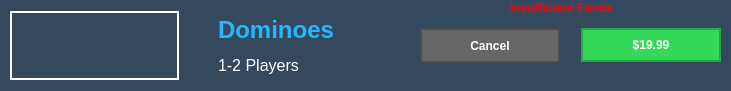
           <widget class="QGroupBox" name="groupBox_7">
            <property name="minimumSize">
             <size>
              <width>731</width>
              <height>91</height>
             </size>
            </property>
            <property name="styleSheet">
             <string notr="true">background-color:#34495e;
border:solid #FFFFFF 1px;</string>
            </property>
            <property name="title">
             <string/>
            </property>
            <widget class="QWidget" name="horizontalLayoutWidget_5">
             <property name="geometry">
              <rect>
               <x>10</x>
               <y>10</y>
               <width>711</width>
               <height>71</height>
              </rect>
             </property>
             <layout class="QHBoxLayout" name="horizontalLayout_5">
              <item>
               <widget class="QPushButton" name="pushButton_28">
                <property name="maximumSize">
                 <size>
                  <width>169</width>
                  <height>69</height>
                 </size>
                </property>
                <property name="focusPolicy">
                 <enum>Qt::NoFocus</enum>
                </property>
                <property name="styleSheet">
                 <string notr="true">QPushButton {
    border-style: solid;
    border-width: 2px;
    border-color: white;
}

QPushButton:hover
{
    border: 2px solid #26b7ff ;
}

QPushButton:pressed {
	color:white;
 }
</string>
                </property>
                <property name="text">
                 <string/>
                </property>
                <property name="icon">
                 <iconset resource="resources.qrc">
                  <normaloff>:/Assets/Activities/game5.jpg</normaloff>:/Assets/Activities/game5.jpg</iconset>
                </property>
                <property name="iconSize">
                 <size>
                  <width>165</width>
                  <height>69</height>
                 </size>
                </property>
                <property name="flat">
                 <bool>true</bool>
                </property>
               </widget>
              </item>
              <item>
               <widget class="QLabel" name="label_10">
                <property name="styleSheet">
                 <string notr="true">padding-right:10px;
padding-left:30px;</string>
                </property>
                <property name="text">
                 <string>&lt;html&gt;&lt;head/&gt;&lt;body&gt;&lt;p&gt;&lt;span style=&quot; font-size:18pt; font-weight:600; color:#26b7ff;&quot;&gt;Dominoes&lt;/span&gt;&lt;/p&gt;&lt;p&gt;&lt;span style=&quot; font-size:12pt; color:#ffffff;&quot;&gt;1-2 Players&lt;/span&gt;&lt;/p&gt;&lt;/body&gt;&lt;/html&gt;</string>
                </property>
               </widget>
              </item>
              <item>
               <widget class="QPushButton" name="pushButton_11">
                <property name="minimumSize">
                 <size>
                  <width>0</width>
                  <height>35</height>
                 </size>
                </property>
                <property name="maximumSize">
                 <size>
                  <width>140</width>
                  <height>35</height>
                 </size>
                </property>
                <property name="styleSheet">
                 <string notr="true">QPushButton {
    background-color: #666666;
    border-style: solid;
    border-width: 2px;
    border-color: #4d4d4d;
    font: bold 12px;
    color: white;
	padding-top:8px;
	padding-bottom:8px;
    padding-left: 8px;
    padding-right: 8px;
}

QPushButton:hover
{
    border: 2px solid #262626 ;
}

QPushButton:pressed {
	color:white;
	background-color:#1a1a1a;
 }

</string>
                </property>
                <property name="text">
                 <string>Cancel</string>
                </property>
               </widget>
              </item>
              <item>
               <spacer name="horizontalSpacer_5">
                <property name="orientation">
                 <enum>Qt::Horizontal</enum>
                </property>
                <property name="sizeType">
                 <enum>QSizePolicy::Maximum</enum>
                </property>
                <property name="sizeHint" stdset="0">
                 <size>
                  <width>15</width>
                  <height>10</height>
                 </size>
                </property>
               </spacer>
              </item>
              <item>
               <widget class="QPushButton" name="pushButton_10">
                <property name="minimumSize">
                 <size>
                  <width>135</width>
                  <height>0</height>
                 </size>
                </property>
                <property name="maximumSize">
                 <size>
                  <width>140</width>
                  <height>16777215</height>
                 </size>
                </property>
                <property name="focusPolicy">
                 <enum>Qt::NoFocus</enum>
                </property>
                <property name="styleSheet">
                 <string notr="true">QPushButton {
    background-color: #34d95a;
    border-style: solid;
    border-width: 2px;
    border-color: #21ab41;
    font: bold 12px;
    color: white;
	padding-top:8px;
	padding-bottom:8px;
    padding-left: 8px;
    padding-right: 8px;
}

QPushButton:hover
{
    border: 2px solid #146b29 ;
}

QPushButton:pressed {
	color:white;
	background-color:#136335;
 }
</string>
                </property>
                <property name="text">
                 <string>$19.99</string>
                </property>
               </widget>
              </item>
             </layout>
            </widget>
            <widget class="QLabel" name="errGame5">
             <property name="geometry">
              <rect>
               <x>510</x>
               <y>0</y>
               <width>131</width>
               <height>16</height>
              </rect>
             </property>
             <property name="text">
              <string>&lt;html&gt;&lt;head/&gt;&lt;body&gt;&lt;p&gt;&lt;span style=&quot; font-weight:600; color:#ff0000;&quot;&gt;Insufficient Funds&lt;/span&gt;&lt;/p&gt;&lt;/body&gt;&lt;/html&gt;</string>
             </property>
            </widget>
           </widget>
